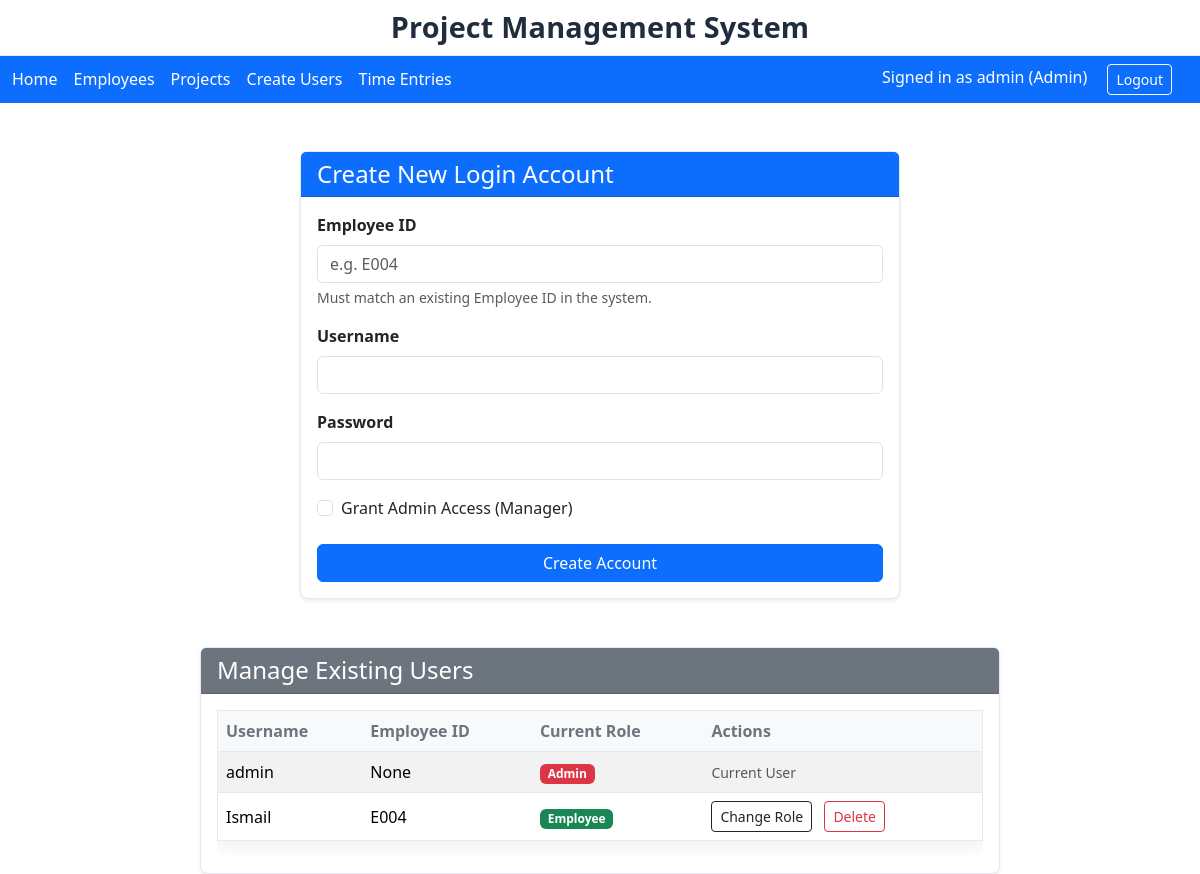
The app's page /create-users (signed in), older data.
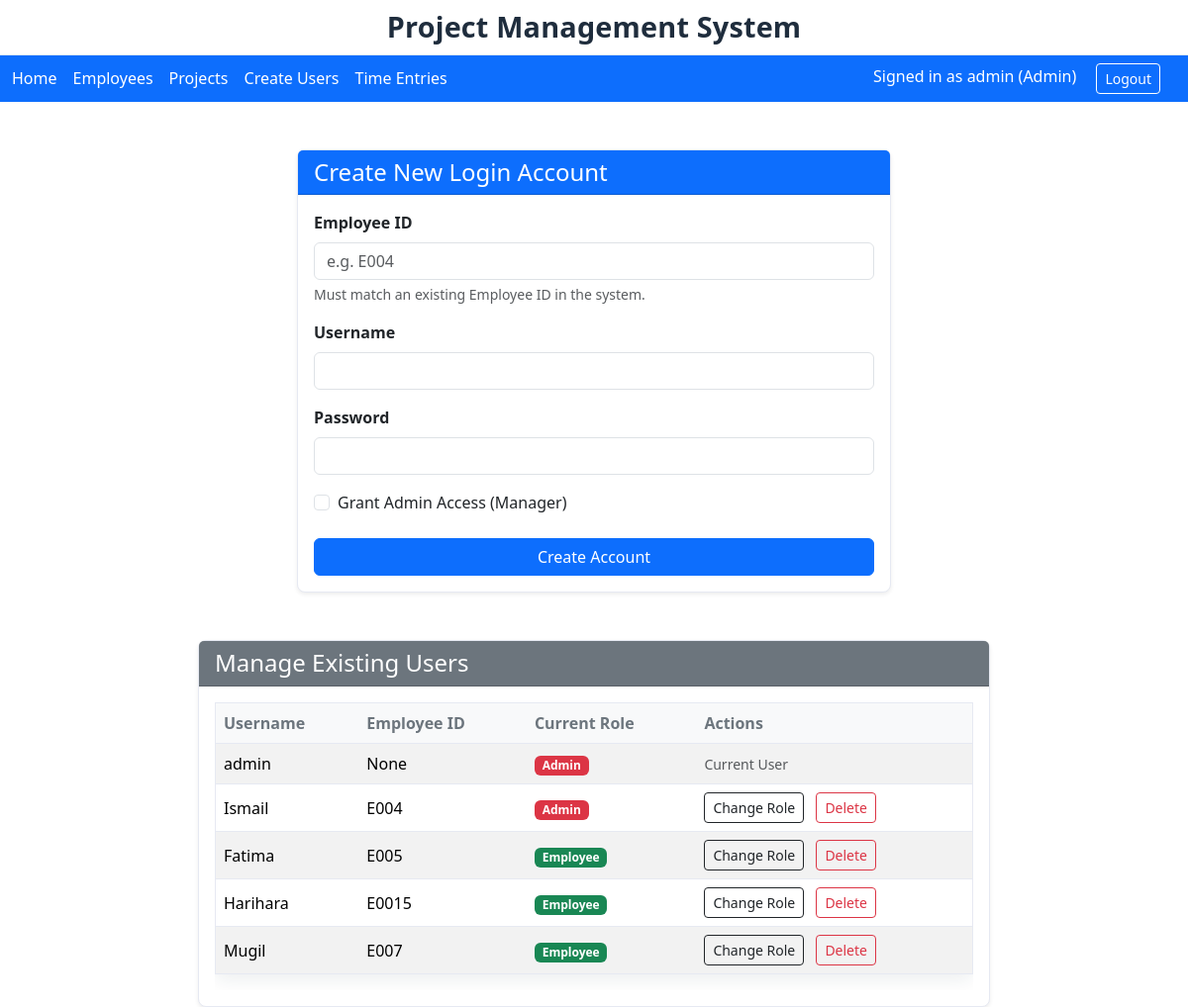
The same page, newer data.
### app.py (models this page shows, shortened)
class User(db.Model):
    username = db.Column(db.String, primary_key=True)
    password_hash = db.Column(db.String, nullable=False)
    is_admin = db.Column(db.Boolean, default=False)
    employee_id = db.Column(db.String, db.ForeignKey('employee.id'))

### app.py (the view)
@app.route('/create-users')
@login_required
@admin_required
def create_users_page():
    users = User.query.all()
    return render_template('create_users.html', users=users)

### app.py (called while the page is built)
def login_required(view_func):
    @wraps(view_func)
    def wrapper(*args, **kwargs):
        if 'user' not in session:
            if request.path.startswith('/api/'): return jsonify({'error': 'Unauthorized'}), 401
            return redirect(url_for('login', next=request.path))
        return view_func(*args, **kwargs)
    return wrapper

def admin_required(view_func):
    @wraps(view_func)
    def wrapper(*args, **kwargs):
        if not session.get('is_admin'):
            if request.path.startswith('/api/'): return jsonify({'error': 'Forbidden'}), 403
            return redirect(url_for('time_entries_page'))
        return view_func(*args, **kwargs)
    return wrapper

### templates/create_users.html (shortened to what this page needs)
{% extends "layout.html" %}
{% block content %}
<div class="d-flex flex-column align-items-center">
    <div class="card shadow-sm mb-5" style="width: 100%; max-width: 600px; margin-top: 2rem;">
        <div class="card-header bg-primary text-white">
            <h4 class="mb-0">Create New Login Account</h4>
        </div>
        <div class="card-body">
            <form id="createUserForm">
                <div class="mb-3">
                    <label for="employee_id" class="form-label fw-bold">Employee ID</label>
                    <input type="text" class="form-control" id="employee_id" name="employee_id" placeholder="e.g. E004"
                        required>
                    <div class="form-text">Must match an existing Employee ID in the system.</div>
                </div>
                <div class="mb-3">
                    <label for="username" class="form-label fw-bold">Username</label>
                    <input type="text" class="form-control" id="username" name="username" required>
                </div>
                <div class="mb-3">
                    <label for="password" class="form-label fw-bold">Password</label>
                    <input type="password" class="form-control" id="password" name="password" required>
                </div>
                <div class="mb-4 form-check">
                    <input type="checkbox" class="form-check-input" id="is_admin" name="is_admin">
                    <label class="form-check-label" for="is_admin">Grant Admin Access (Manager)</label>
                </div>
                <div class="d-grid">
                    <button type="submit" class="btn btn-primary">Create Account</button>
                </div>
            </form>
        </div>
    </div>
    <div class="card shadow-sm" style="width: 100%; max-width: 800px;">
        <div class="card-header bg-secondary text-white">
            <h4 class="mb-0">Manage Existing Users</h4>
        </div>
        <div class="card-body">
            <div class="table-responsive">
                <table class="table table-striped table-hover align-middle">
                    <thead class="table-light">
                        <tr>
                            <th>Username</th>
                            <th>Employee ID</th>
                            <th>Current Role</th>
                            <th>Actions</th>
                        </tr>
                    </thead>
                    <tbody>
                        {% for user in users %}
                        <tr>
                            <td>{{ user.username }}</td>
                            <td>{{ user.employee_id }}</td>
                            <td id="role-label-{{ user.username }}">
                                {% if user.is_admin %}
                                <span class="badge bg-danger">Admin</span>
                                {% else %}
                                <span class="badge bg-success">Employee</span>
                                {% endif %}
                            </td>
                            <td>
                                {% if user.username == session.get('user') %}
                                <span class="text-muted small">Current User</span>
                                {% else %}
                                <button class="btn btn-sm btn-outline-dark" onclick="toggleRole('{{ user.username }}')">
                                    Change Role
                                </button>
                                <button class="btn btn-sm btn-outline-danger ms-2"
                                    onclick="deleteUser('{{ user.username }}')">
                                    Delete
                                </button>
                                {% endif %}
                            </td>
                        </tr>
                        {% endfor %}
                    </tbody>
                </table>
            </div>
        </div>
    </div>
</div>
{% endblock %}

### templates/layout.html (shortened to what this page needs)
<!doctype html>
<html lang="en">
<head>
  <link href="https://cdn.jsdelivr.net/npm/bootstrap@5.3.3/dist/css/bootstrap.min.css" rel="stylesheet">
  <link href="{{ url_for('static', filename='style.css') }}" rel="stylesheet">
</head>
{% set on_login = (request.endpoint == 'login') %}
<body>
  <div class="title-strip">
    <div class="container page-wrap">
      <h1 class="global-title">Project Management System</h1>
    </div>
  </div>
  <div class="topbar py-2">
    <div class="container page-wrap d-flex align-items-center justify-content-between">
      {% if on_login %}
      <div></div>
      <div class="right"><a class="btn btn-outline-light btn-sm" href="{{ url_for('login') }}">Login</a></div>
      {% else %}
      <div class="left d-flex align-items-center">
        <a href="/">Home</a>
        {% if session.get('is_admin') %}
        <a href="/employees">Employees</a>
        <a href="/projects">Projects</a>
        <a href="{{ url_for('create_users_page') }}">Create Users</a>
        {% endif %}
        <a href="/time-entries">Time Entries</a>
      </div>
      <div class="right">
        {% if session.get('user') %}
        <span class="me-3">Signed in as {{ session.get('user') }}{% if session.get('is_admin') %} (Admin){% endif
          %}</span>
        <a class="btn btn-outline-light btn-sm" href="{{ url_for('logout') }}">Logout</a>
        {% else %}
        <a class="btn btn-outline-light btn-sm" href="{{ url_for('login') }}">Login</a>
        {% endif %}
      </div>
      {% endif %}
    </div>
  </div>
  <div class="container page-wrap content-wrap">
    {% block content %}{% endblock %}
  </div>
</body>
</html>

### static/style.css (style rules this page uses)
:root { --topbar: #0d6efd; --topbar-text: #fff; --bg: #ffffff; --ink: #1f2d3d; --muted: #6c757d; --surface: #fff; --border: #e6e9f2; --shadow: 0 6px 18px rgba(31, 45, 61, .08); }
html, body { background: var(--bg); color: var(--ink); font-family: system-ui, -apple-system, "Segoe UI", Roboto, "Helvetica Neue", Arial, "Noto Sans", "Liberation Sans", sans-serif; }
.container.page-wrap { max-width: 1200px; }
.title-strip { background: #fff; border-bottom: 1px solid var(--border); }
.title-strip .global-title { font-size: 1.8rem; font-weight: 800; letter-spacing: .2px; text-align: center; padding: 10px 0; margin: 0; }
.topbar { background: var(--topbar); color: var(--topbar-text); }
.topbar a { color: var(--topbar-text); text-decoration: none; margin-right: 16px; }
.topbar .right .btn { border-color: #fff; color: #fff; }
.content-wrap { padding-top: 16px; }
.card, .table, .modal-content { border: 1px solid var(--border); box-shadow: var(--shadow); border-radius: .5rem; }
.table thead th { color: var(--muted); font-weight: 600; border-bottom: 1px solid var(--border) !important; }
.table td, .table th { vertical-align: middle; }

Row changes from the older to the newer data that the page shows:
changed User "Ismail": is_admin "Employee" → "Admin"
added User: username "Fatima", employee_id "E005", is_admin "Employee"
added User: username "Harihara", employee_id "E0015", is_admin "Employee"
added User: username "Mugil", employee_id "E007", is_admin "Employee"
